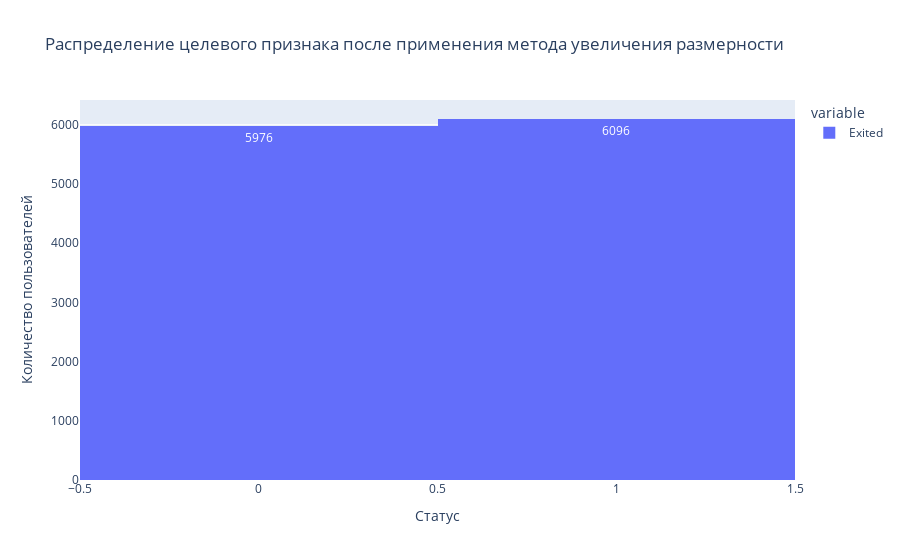

Here is the notebook cell this chart was saved with:
### Markdown cell above
Посмотрим на распределения данных после применения методов увеличения и уменьшения размерности

### Code cell
fig = px.histogram(
    upsampled_targets,
    text_auto=True,
    title="Распределение целевого признака после применения метода увеличения размерности"
)

fig.update_layout(
    xaxis_title="Статус",
    yaxis_title="Количество пользователей"
)

fig.show()

### Figure 1 — Plotly figure (JSON) as saved in the notebook; plotly's stock layout.template omitted (floating-point values rounded to 4 significant figures; data arrays with more than 128 entries replaced by an {"elided": "..."} marker saying what was removed)
{"data": [{"alignmentgroup": "True", "bingroup": "x", "hovertemplate": "variable=Exited<br>value=%{x}<br>count=%{y}<extra></extra>", "legendgroup": "Exited", "marker": {"color": "#636efa", "pattern": {"shape": ""}}, "name": "Exited", "offsetgroup": "Exited", "orientation": "v", "showlegend": true, "texttemplate": "%{value}", "x": {"elided": "12072 int values"}, "xaxis": "x", "yaxis": "y", "type": "histogram"}], "layout": {"xaxis": {"anchor": "y", "domain": [0.0, 1.0], "title": {"text": "Статус"}}, "yaxis": {"anchor": "x", "domain": [0.0, 1.0], "title": {"text": "Количество пользователей"}}, "legend": {"title": {"text": "variable"}, "tracegroupgap": 0}, "title": {"text": "Распределение целевого признака после применения метода увеличения размерности"}, "barmode": "relative"}}
